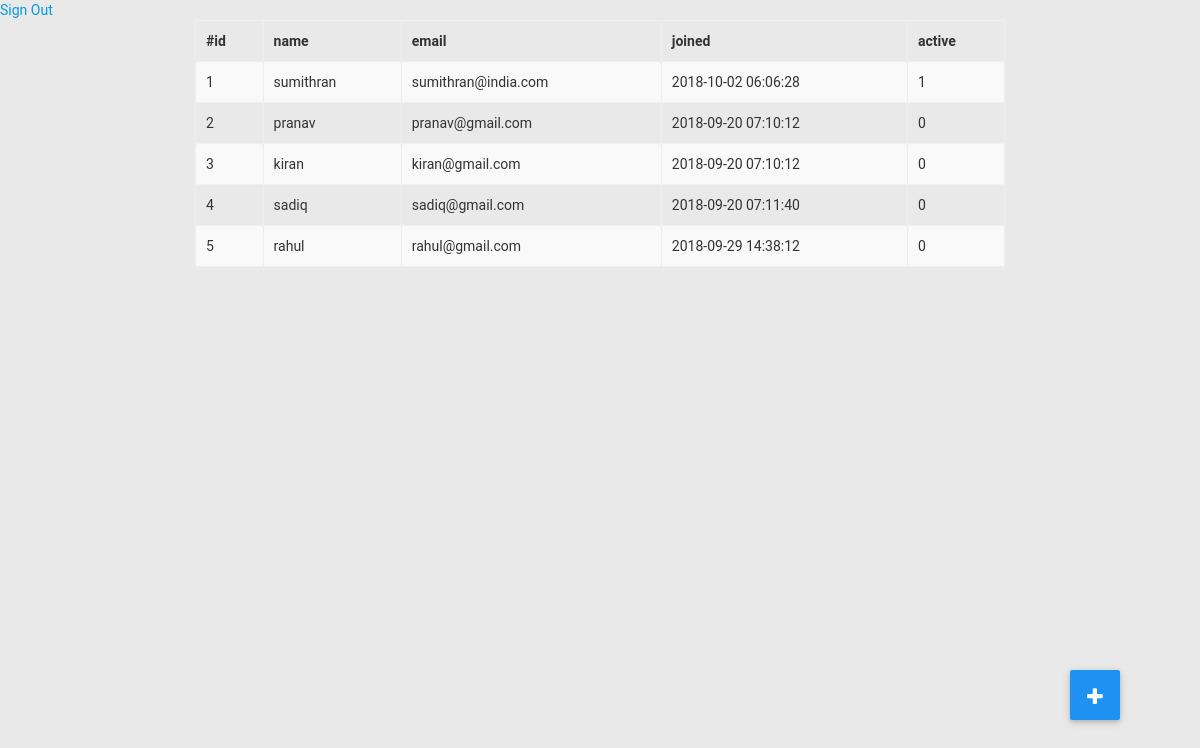
The page /users.php (signed in) on the database as committed earlier.
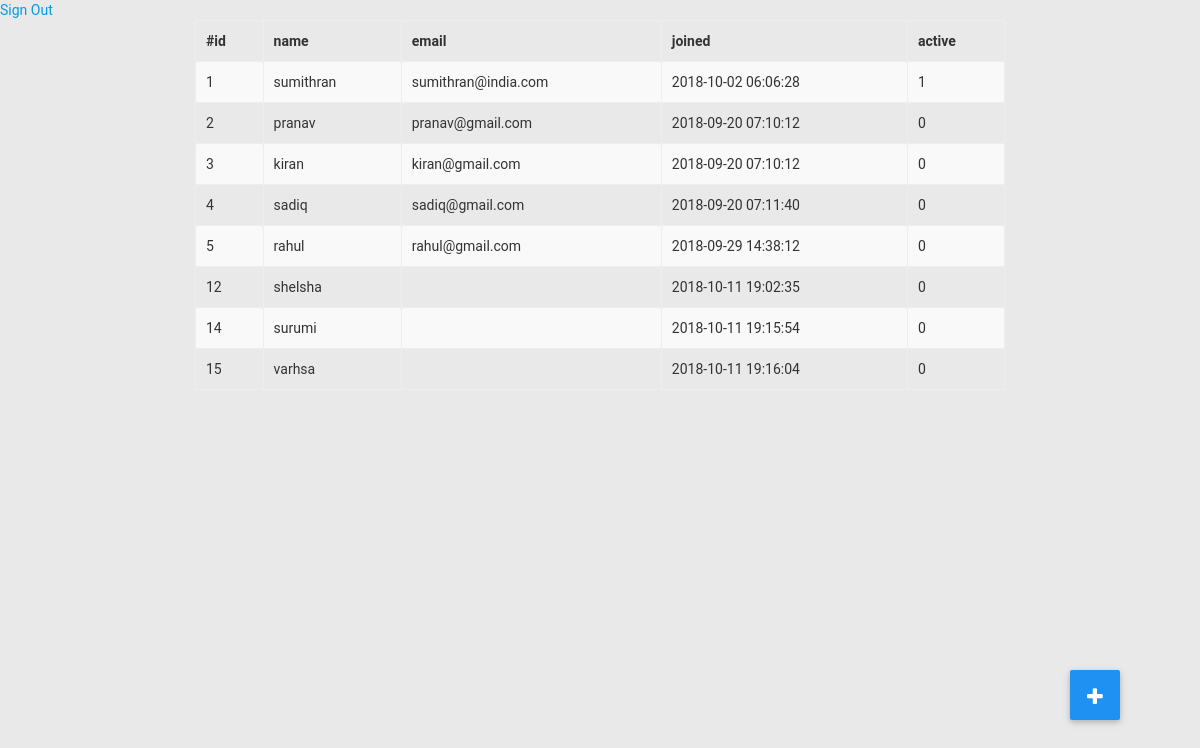
The same page on the database as committed later.
### tables this page shows
CREATE TABLE IF NOT EXISTS `users` (
  `id` int(11) NOT NULL AUTO_INCREMENT,
  `name` varchar(20) NOT NULL,
  `psw` varchar(225) DEFAULT NULL,
  `mail` varchar(40) DEFAULT NULL,
  `act` int(1) NOT NULL DEFAULT '0',
  `con` timestamp NOT NULL DEFAULT CURRENT_TIMESTAMP ON UPDATE CURRENT_TIMESTAMP,
  PRIMARY KEY (`id`)
);

### users.php (the view, shortened to what this page needs)
<?php
    require_once 'connect.php';
        $sql = "SELECT * FROM `users`";
        $result = mysqli_query($link, $sql);
?>
<!DOCTYPE html>
<html>
<head>
<link rel="stylesheet" href="assets/css/bootstrap.min.css" type="text/css"  />
<link rel="stylesheet" href="assets/css/font-awesome.min.css" type="text/css"  />
<link rel="stylesheet" href="style.css" type="text/css" />
</head>
<body>
<a href="logout.php?logout"> Sign Out</a></li>
    <div id="wrapper">
    <div class="container">
    <div class="btn-floating-container">
    <button class="btn-floating btn btn-primary" data-toggle="modal" data-target=".bs-example-modal-sm"><i class="fa fa-plus " aria-hidden="true"></i></button>
    </div>
        <table  class="table table-condensed table-bordered table-hover table-striped">
           <thead>
              <tr>
                 <th>#id</th>
                 <th>name</th>
                 <th>email</th>
                 <th>joined</th>
                 <th>active</th>
              </tr>
           </thead>
           <tbody>
            <?php
            if($result)if ($result->num_rows ) {
                while($row = $result->fetch_array()) {
                echo "<tr>";
                echo "<td>" . $row["id"] . "</td>";
                echo "<td>" . $row["name"] . "</td>";
                echo "<td>" . $row["mail"] . "</td>";
                echo "<td>" . $row["con"] . "</td>";
                echo "<td>" . $row["act"] . "</td>";
                echo "</tr>";
                }
            }
            ?>
           </tbody>
        </table>
        </div>
        </div>
</body>
</html>

### users.php (style rules this page uses)
.btn-floating-container { right: 80px; bottom: 80px; position: fixed; z-index: 99; }
.btn-floating { width: 50px; height: 50px; border-radius: 50%; box-shadow: 0 2px 6px 0 rgba(0, 0, 0, 0.2), 0 1px 1px 0 rgba(0, 0, 0, 0.2); border: 1px solid rgba(245, 245, 245, 0.075); text-align: center; padding: 0px; font-size: 24px; background-color: green; }

Rows that differ between the two databases and show on the page:
added users: id "12", name "shelsha", con "2018-10-11 19:02:35", act "0"
added users: id "14", name "surumi", con "2018-10-11 19:15:54", act "0"
added users: id "15", name "varhsa", con "2018-10-11 19:16:04", act "0"
